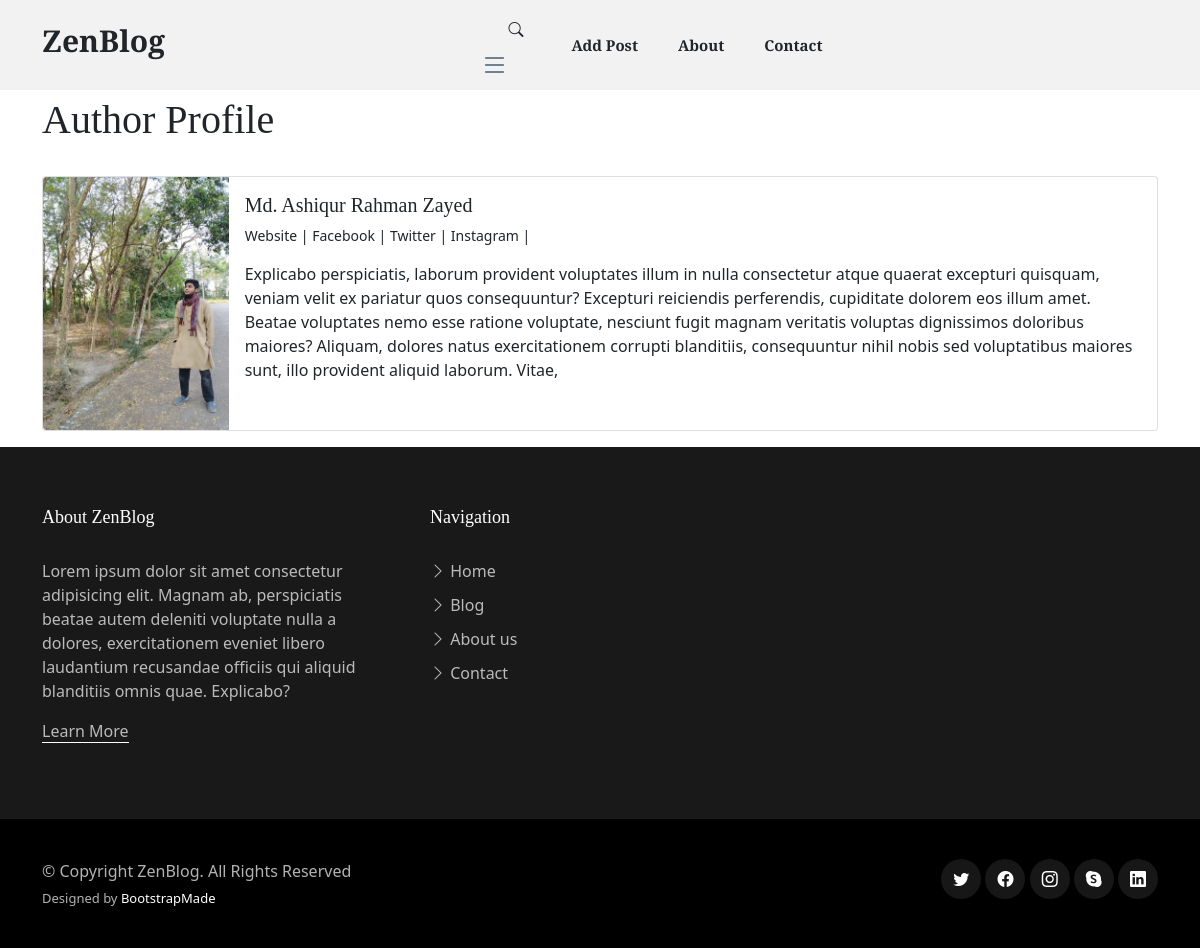
The app's page /1/author-profile/ (signed in) with its own data.
### blog/models.py (models this page shows, shortened)
class Profile(models.Model):
    user =  models.OneToOneField(User,null=True,on_delete=models.CASCADE)
    first_name = models.CharField(max_length=100,null=True,blank=True)
    last_name = models.CharField(max_length=100,null=True,blank=True)
    username = models.CharField(max_length=50,null=True,blank=True)
    bio =RichTextField(max_length=500)
    profile_picture = models.ImageField(null=True, blank=True, upload_to="images/profile", height_field=None, width_field=None, max_length=None)
    birthday =  models.DateField(blank=True, null=True)
    website = models.URLField(blank=True)
    facebook_url = models.CharField(max_length=255,null=True,blank=True)
    twitter_url = models.CharField(max_length=255,null=True,blank=True)
    istagram_url = models.CharField(max_length=255,null=True,blank=True)

### blog/views.py (the view)
# urls.py: path('<int:pk>/author-profile/', ProfilePageView.as_view(),name='author_profile_page'),
class ProfilePageView(DetailView):
     model = Profile
     template_name = 'author_profile.html'

### category/context_processor.py (called while the page is built)
def menu_links(request):
     menu_links = Category.objects.filter(parent=None)
     return dict(menu_links=menu_links)

### category/models.py (called while the page is built)
     def get_url(self):
          return reverse('post_by_category',args=[self.slug])

### blog/templates/author_profile.html (shortened to what this page needs)
{% extends 'base.html' %}
{% load static %}
{% block content %}
<br>
<br>
<br>
<br>
<div class="container">
     <h1>Author Profile</h1>
     <br>
     <div class="card mb-3">
          <div class="row g-0">
               <div class="col-md-2">
                    {% if profile.profile_picture %}
                    <img src="{{profile.profile_picture.url}}" class="img-fluid rounded-start" alt="...">
                    {% else %}
                    <img src="{% static 'assets/img/default-profile-icon-3.jpg' %}" class="img-fluid rounded-start"
                         alt="...">
                    {% endif %}
               </div>
               <div class="col-md-10">
                    <div class="card-body">
                         <h5 class="card-title">{{profile.first_name}}
                              {{profile.last_name}}</h5>
                         <p class="small text-muted ">
                              {% if profile.website %}
                              <a href="{{profile.website}}">
                                   Website |
                              </a>
                              {% endif %}
                              {% if profile.facebook_url %}
                              <a href="{{profile.facebook_url}}">
                                   Facebook |
                              </a>
                              {% endif %}
                              {% if profile.twitter_url %}
                              <a href="{{profile.twitter_url}}">
                                   Twitter |
                              </a>
                              {% endif %}
                              {% if profile.istagram_url %}
                              <a href="{{profile.istagram_url}}">
                                   Instagram |
                              </a>
                              {% endif %}
                         </p>
                         <p class="card-text">{{profile.bio|safe}}</p>
                    </div>
               </div>
          </div>
     </div>
</div>
{% endblock  %}

### blog/static/assets/css/variables.css (style rules this page uses)
:root { --font-default: 'EB Garamond', system-ui, -apple-system, "Segoe UI", Roboto, "Helvetica Neue", Arial, "Noto Sans", "Liberation Sans", sans-serif, "Apple Color Emoji", "Segoe UI Emoji", "Segoe UI Symbol", "Noto Color Emoji"; --font-primary: 'EB Garamond', serif; --font-secondary: 'Inter', sans-serif; --color-default: #212529; --color-default-rgb: 33, 37, 41; --color-links: #212529; --color-links-hover: #15171a; --color-primary: #212529; --color-primary-light: #26282c; --color-primary-dark: #0b0c0e; --color-primary-rgb: 33, 37, 41; --color-primary-light-rgb: 38, 40, 44; --color-primary-dark-rgb: 11, 12, 14; --color-secondary: #596d80; --color-secondary-light: #8498aa; --color-secondary-dark: #404f5c; --color-secondary-rgb: 89, 109, 128; --color-secondary-light-rgb: 132, 152, 170; --color-secondary-dark-rgb: 64, 79, 92; --color-blue: #0d6efd; --color-blue-rgb: 13, 110, 253; --color-indigo: #6610f2; --color-indigo-rgb: 102, 16, 242; --color-purple: #6f42c1; --color-purple-rgb: 111, 66, 193; --color-pink: #f3268c; --color-pink-rgb: 243, 38, 140; --color-red: #df1529; --color-red-rgb: 223, 21, 4; --color-orange: #fd7e14; --color-orange-rgb: 253, 126, 20; --color-yellow: #ffc107; --color-yellow-rgb: 255, 193, 7; --color-green: #059652; --color-green-rgb: 5, 150, 82; --color-teal: #20c997; --color-teal-rgb: 32, 201, 151; --color-cyan: #0dcaf0; --color-cyan-rgb: 13, 202, 240; --color-white: #ffffff; --color-white-rgb: 255, 255, 255; --color-gray: #6c757d; --color-gray-rgb: 108, 117, 125; --color-black: #000000; --color-black-rgb: 0, 0, 0; }
:root { --bs-blue: var(--color-blue); --bs-indigo: var(--color-indigo); --bs-purple: var(--color-purple); --bs-pink: var(--color-pink); --bs-red: var(--color-red); --bs-orange: var(--color-orange); --bs-yellow: var(--color-yellow); --bs-green: var(--color-green); --bs-teal: var(--color-teal); --bs-cyan: var(--color-cyan); --bs-white: var(--color-white); --bs-gray: var(--color-gray); --bs-gray-dark: #343a40; --bs-gray-100: #f8f9fa; --bs-gray-200: #e9ecef; --bs-gray-300: #dee2e6; --bs-gray-400: #ced4da; --bs-gray-500: #adb5bd; --bs-gray-600: #6c757d; --bs-gray-700: #495057; --bs-gray-800: #343a40; --bs-gray-900: #212529; --bs-primary: var(--color-blue); --bs-secondary: var(--color-blue); --bs-success: #198754; --bs-info: #0dcaf0; --bs-warning: #ffc107; --bs-danger: #dc3545; --bs-light: #f8f9fa; --bs-dark: #212529; --bs-primary-rgb: var(--color-primary-rgb); --bs-secondary-rgb: var(--color-secondary-rgb); --bs-success-rgb: 25, 135, 84; --bs-info-rgb: 13, 202, 240; --bs-warning-rgb: 255, 193, 7; --bs-danger-rgb: 220, 53, 69; --bs-light-rgb: 248, 249, 250; --bs-dark-rgb: 33, 37, 41; --bs-white-rgb: var(--color-white-rgb); --bs-black-rgb: var(--color-black-rgb); --bs-body-color-rgb: var(--color-default-rgb); --bs-body-bg-rgb: 255, 255, 255; --bs-font-sans-serif: var(--font-default); --bs-font-monospace: SFMono-Regular, Menlo, Monaco, Consolas, "Liberation Mono", "Courier New", monospace; --bs-gradient: linear-gradient(180deg, rgba(255, 255, 255, 0.15), rgba(255, 255, 255, 0)); --bs-body-font-family: var(--font-default); --bs-body-font-size: 1rem; --bs-body-font-weight: 400; --bs-body-line-height: 1.5; --bs-body-color: var(--color-default); --bs-body-bg: #fff; }

### blog/static/assets/css/main.css (style rules this page uses)
:root { scroll-behavior: smooth; }
body { color: rgba(var(--color-primary-rgb), 1); }
a { color: var(--color-links); text-decoration: none; }
h1, h2, h3, h4, h5, h6 { font-family: var(--font-primary); }

### records on screen
Profile: profile_picture (picture), first_name "Md. Ashiqur Rahman", last_name "Zayed", bio "Explicabo perspiciatis, laborum provident voluptates illum in nulla consectetur atque quaerat excepturi quisquam, veniam velit ex pariatur quos consequuntur? Excepturi reiciendis perferendis, cupiditate dolorem eos illum amet. Beatae voluptates nemo esse ratione voluptate, nesciunt fugit magnam veritatis voluptas dignissimos doloribus maiores? Aliquam, dolores natus exercitationem corrupti blanditiis, consequuntur nihil nobis sed voluptatibus maiores sunt, illo provident aliquid laborum. Vitae,"
